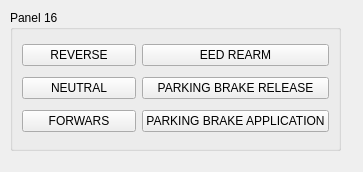
<?xml version="1.0" encoding="UTF-8"?>
<ui version="4.0">
 <class>Panel16</class>
 <widget class="QWidget" name="Panel16">
  <property name="geometry">
   <rect>
    <x>0</x>
    <y>0</y>
    <width>363</width>
    <height>172</height>
   </rect>
  </property>
  <property name="windowTitle">
   <string>Form</string>
  </property>
  <widget class="QGroupBox" name="groupBox">
   <property name="geometry">
    <rect>
     <x>10</x>
     <y>10</y>
     <width>331</width>
     <height>141</height>
    </rect>
   </property>
   <property name="title">
    <string>Panel 16</string>
   </property>
   <layout class="QGridLayout" name="gridLayout">
    <item row="2" column="1">
     <widget class="QPushButton" name="parkingBrakeApplicationButton">
      <property name="text">
       <string>PARKING BRAKE APPLICATION</string>
      </property>
     </widget>
    </item>
    <item row="1" column="0">
     <widget class="QPushButton" name="neutralButton">
      <property name="text">
       <string>NEUTRAL</string>
      </property>
     </widget>
    </item>
    <item row="2" column="0">
     <widget class="QPushButton" name="forwardsButton">
      <property name="text">
       <string>FORWARS</string>
      </property>
     </widget>
    </item>
    <item row="0" column="1">
     <widget class="QPushButton" name="rearmButton">
      <property name="text">
       <string>EED REARM</string>
      </property>
     </widget>
    </item>
    <item row="1" column="1">
     <widget class="QPushButton" name="parkingBrakeReleaseButton">
      <property name="text">
       <string>PARKING BRAKE RELEASE</string>
      </property>
     </widget>
    </item>
    <item row="0" column="0">
     <widget class="QPushButton" name="reverseButton">
      <property name="text">
       <string>REVERSE</string>
      </property>
     </widget>
    </item>
   </layout>
  </widget>
 </widget>
 <resources/>
 <connections/>
</ui>
